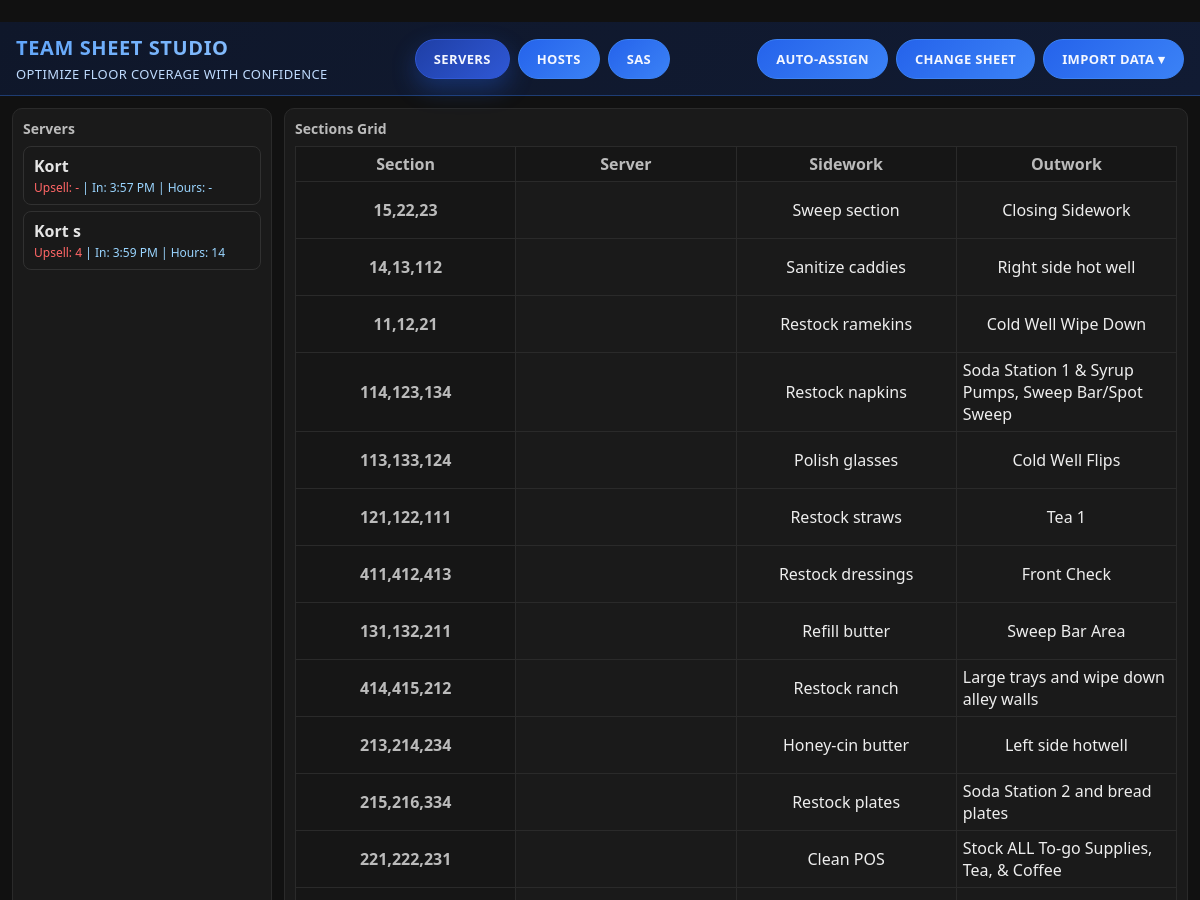
Before: / (upper part) with the older database file.
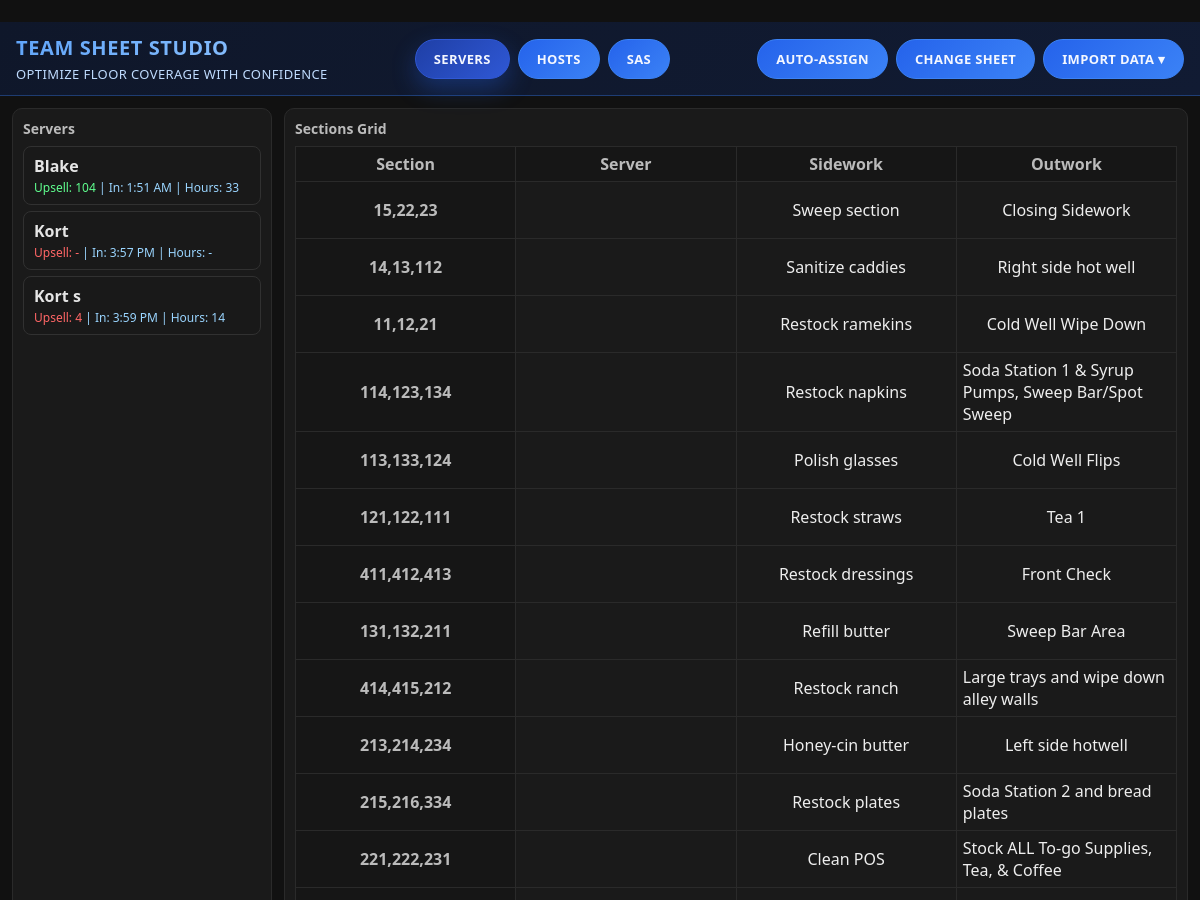
After: the same page with the newer database file.
### servers/models.py (models this page shows, shortened)
class Server(models.Model):
    id = models.CharField(max_length=50, primary_key=True)
    name = models.CharField(max_length=100)
    upsellScore = models.IntegerField()
    sectionAssigned = models.CharField(max_length=50)
    timeIn = models.DateTimeField()
    hoursScheduled = models.IntegerField()
    length_of_employment = models.IntegerField()
    max_guests = models.IntegerField()
    pyos = models.IntegerField()
    pitty = models.IntegerField()

### servers/views.py (the view)
# urls.py: path('', views.index, name='index'),
def index(request):
    servers = Server.objects.order_by("name")
    get_token(request)
    items = [
        {
            "id": server.id,
            "name": server.name,
            "upsellScore": server.upsellScore,
            "sectionAssigned": server.sectionAssigned,
            "timeIn": server.timeIn,
            "hoursScheduled": server.hoursScheduled,
            "lengthOfEmployment": server.length_of_employment,
            "maxGuests": server.max_guests,
            "pyos": server.pyos,
            "pitty": server.pitty,
        }
        for server in servers
    ]
    context = {
        "items": items,
        "page_title": "Server Team Sheet",
        "palette_title": "Servers",
        "empty_label": "servers",
        "item_key": "server",
        "download_prefix": "teamsheet",
        "entity_label": "Server",
        "export_url": reverse('servers:export_teamsheet'),
        "nav_active": "servers",
    }
    return render(request, 'servers/team_sheet.html', _with_grid(context))

### servers/views.py (called while the page is built)
def _grid_lists():
    section_records = list(
        Section.objects.order_by("Section_ID").values("Section_ID", "Tables", "Section_score")
    )
    if section_records:
        sections = [
            {
                "id": record["Section_ID"],
                "label": record["Tables"],
                "score": record.get("Section_score") or 0,
            }
            for record in section_records
        ]
    else:
        sections = [dict(entry) for entry in DEFAULT_SECTIONS]
    sidework = list(Sidework.objects.order_by("Sidework_ID").values_list("Sidework_label", flat=True))
    outwork = list(Outwork.objects.order_by("Outwork_ID").values_list("Outwork_label", flat=True))
    if not sidework:
        sidework = DEFAULT_SIDEWORK[:]
    if not outwork:
        outwork = DEFAULT_OUTWORK[:]
    return sections, sidework, outwork

def _with_grid(context):
    sections, sidework, outwork = _grid_lists()
    merged = dict(context)
    merged.update(
        {
            "sections": sections,
            "sidework": sidework,
            "outwork": outwork,
        }
    )
    return merged

### servers/templates/servers/team_sheet.html (shortened to what this page needs)
﻿{% extends 'servers/base.html' %}
{% block page_content %}
  {% with heading=palette_title|default:'Entries' %}
    <section class="palette" id="palette">
      <h2>{{ heading }}</h2>
      {% for item in items %}
        <div
          class="item"
          draggable="true"
          data-id="{{ item.id|default_if_none:'' }}"
          data-label="{{ item.name|default:'' }}"
          data-upsell-score="{{ item.upsellScore|default_if_none:'' }}"
          data-section-assigned="{{ item.sectionAssigned|default_if_none:'' }}"
          data-time-in="{% if item.timeIn %}{{ item.timeIn|date:'c' }}{% endif %}"
          data-hours-scheduled="{{ item.hoursScheduled|default_if_none:'' }}"
          data-length-of-employment="{{ item.lengthOfEmployment|default_if_none:'' }}"
          data-max-guests="{{ item.maxGuests|default_if_none:'' }}"
          data-pyos="{{ item.pyos|default_if_none:'' }}"
          data-pitty="{{ item.pitty|default_if_none:'' }}"
        >
          <div class="item-main">
            <span class="item-name">{{ item.name|default:'Unnamed' }}</span>
            {% if item_key == 'server' %}
              <span class="item-meta">
                <span class="stat {% if item.upsellScore and item.upsellScore >= 95 %}stat-upsell--high{% else %}stat-upsell--low{% endif %}">
                  Upsell: {{ item.upsellScore|default:'-' }}
                </span>
                <span class="stat">| In: {% if item.timeIn %}{{ item.timeIn|date:'g:i A' }}{% else %}-{% endif %}</span>
                <span class="stat">| Hours: {{ item.hoursScheduled|default:'-' }}</span>
              </span>
            {% endif %}
          </div>
        </div>
      {% empty %}
        {% with empty_name=empty_label|default:heading %}
          <p class="empty-state">No {{ empty_name|default:'entries'|lower }} available. Add some in the admin.</p>
        {% endwith %}
      {% endfor %}
    </section>
  {% endwith %}
  <section class="sheet">
    <h2>Sections Grid</h2>
    <table class="grid" id="grid">
      <thead>
        <tr>
          <th>Section</th>
          <th>{{ entity_label|default:'Entry' }}</th>
          <th>Sidework</th>
          <th>Outwork</th>
        </tr>
      </thead>
      <tbody id="tbody"></tbody>
    </table>
  </section>
{% endblock %}

### servers/templates/servers/base.html (shortened to what this page needs)
{% extends 'servers/layout.html' %}
{% block content %}
  {% block page_content %}{% endblock %}
{% endblock %}

### servers/templates/servers/layout.html (shortened to what this page needs)
﻿<!doctype html>
<html lang="en">
<head>
</head>
<body>
  <header class="navbar">
    <nav class="nav-container" aria-label="Primary">
      <div class="brand">
        <span class="brand-title">Team Sheet Studio</span>
        <span class="brand-subtitle">Optimize floor coverage with confidence</span>
      </div>
      <div class="nav-group">
        {% with nav_active|default:'servers' as active_nav %}
          <a class="nav-button{% if active_nav == 'servers' %} is-active{% endif %}" href="{% url 'servers:index' %}" {% if active_nav == 'servers' %}aria-current="page"{% endif %}>Servers</a>
          <a class="nav-button{% if active_nav == 'hosts' %} is-active{% endif %}" href="{% url 'servers:host_sheet' %}" {% if active_nav == 'hosts' %}aria-current="page"{% endif %}>Hosts</a>
          <a class="nav-button{% if active_nav == 'sas' %} is-active{% endif %}" href="{% url 'servers:sa_sheet' %}" {% if active_nav == 'sas' %}aria-current="page"{% endif %}>SAs</a>
        {% endwith %}
      </div>
      <div class="nav-group">
        <button class="nav-button" type="button" id="autoAssignBtn">Auto-Assign</button>
        <button class="nav-button" type="button">Change Sheet</button>
        <div class="menu-wrapper">
          <button class="nav-button" type="button" id="importMenuBtn" aria-haspopup="true" aria-expanded="false">
            Import Data ▾
          </button>
        </div>
      </div>
    </nav>
  </header>
  <main class="page-body">
    {% block content %}{% endblock %}
  </main>
</body>
</html>

### servers/templates/servers/layout.html (style rules this page uses)
:root { color-scheme: dark; }
* { box-sizing:border-box;font-family:system-ui,Arial,sans-serif }
body { margin:0;background:#111;color:#eee;min-height:100vh;display:flex;flex-direction:column; }
.navbar { background:linear-gradient(135deg,#0f172a,#111b33);border-bottom:1px solid rgba(59,130,246,.35);position:sticky;top:0;z-index:30; }
.nav-container { max-width:1200px;margin:0 auto;padding:12px 16px;display:flex;gap:16px;align-items:center;justify-content:space-between;flex-wrap:wrap; }
.brand { display:flex;flex-direction:column;gap:4px; }
.brand-title { font-size:20px;font-weight:800;letter-spacing:0.6px;text-transform:uppercase;background:linear-gradient(135deg,#60a5fa,#93c5fd);-webkit-background-clip:text;color:transparent; }
.brand-subtitle { font-size:13px;color:#bfdbfe;letter-spacing:0.4px;text-transform:uppercase; }
.nav-group { display:flex;gap:8px;align-items:center;flex-wrap:wrap; }
.nav-button { display:inline-block;padding:10px 18px;border:1px solid #3b82f6;border-radius:999px;background:linear-gradient(135deg,#2563eb,#3b82f6);color:#f4f7ff;font-size:13px;font-weight:700;letter-spacing:0.35px;text-transform:uppercase;cursor:pointer;transition:background .2s,border-color .2s,transform .2s,box-shadow .2s;text-decoration:none; }
.nav-button.is-active { background:linear-gradient(135deg,#1f3fa6,#2f58d5);border-color:#2f58d5;box-shadow:0 10px 24px rgba(37,99,235,.32);cursor:default; }
.menu-wrapper { position:relative; }
main.page-body { flex:1;display:block;width:100%; }

### servers/templates/servers/team_sheet.html (style rules this page uses)
main.page-body { display:grid;grid-template-columns:260px 1fr;gap:12px;padding:12px; }
.palette,.sheet { background:#1a1a1a;border:1px solid #2a2a2a;border-radius:10px;padding:10px; }
h2 { margin:0 0 8px;font-size:14px;color:#bbb; }
.item { padding:8px 10px;margin:6px 0;border:1px solid #313131;border-radius:8px;background:#191919;cursor:grab; }
.grid { width:100%;border-collapse:collapse;table-layout:fixed; }
.grid th,.grid td { border:1px solid #2a2a2a;padding:6px; }
.grid thead th { background:#161616;color:#bbb; }
.item-main { display:flex;flex-direction:column;gap:2px; }
.item-name { font-weight:600;color:#e5e5e5; }
.item-meta { font-size:12px; }
.stat { color:#9ad5ff; }
.stat-upsell--high { color:#60ff8f; }
.stat-upsell--low { color:#ff6666; }

Changed rows visible on the page:
added Server: name "Blake", timeIn "1:51 AM"
Other visible differences:
new list line: "Upsell: 104 | In: | Hours: 33"
